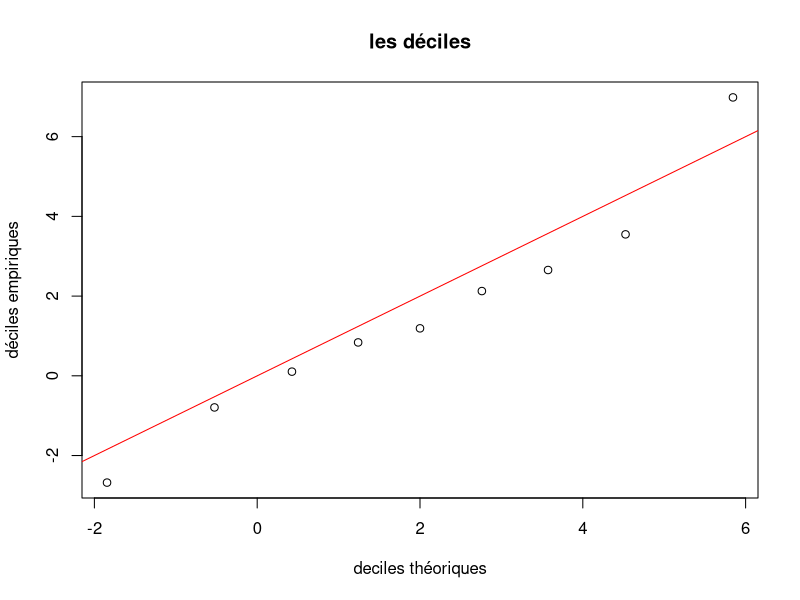
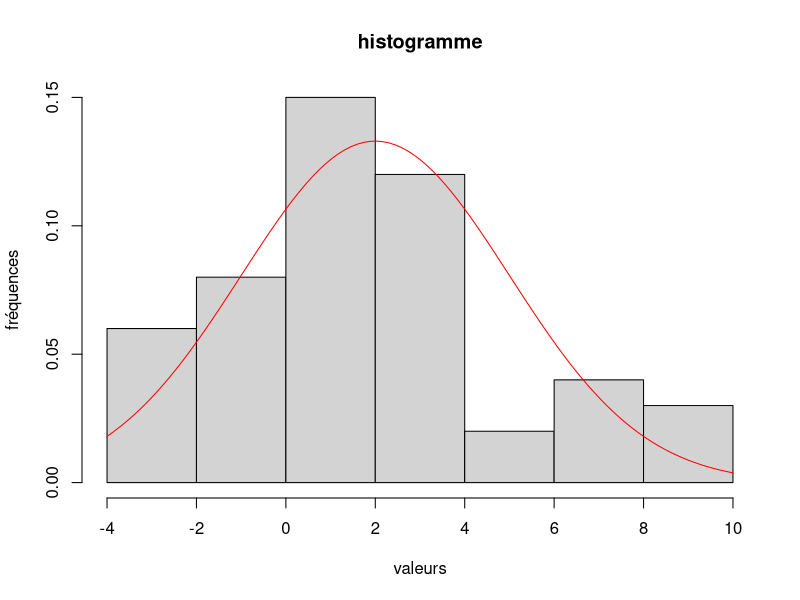
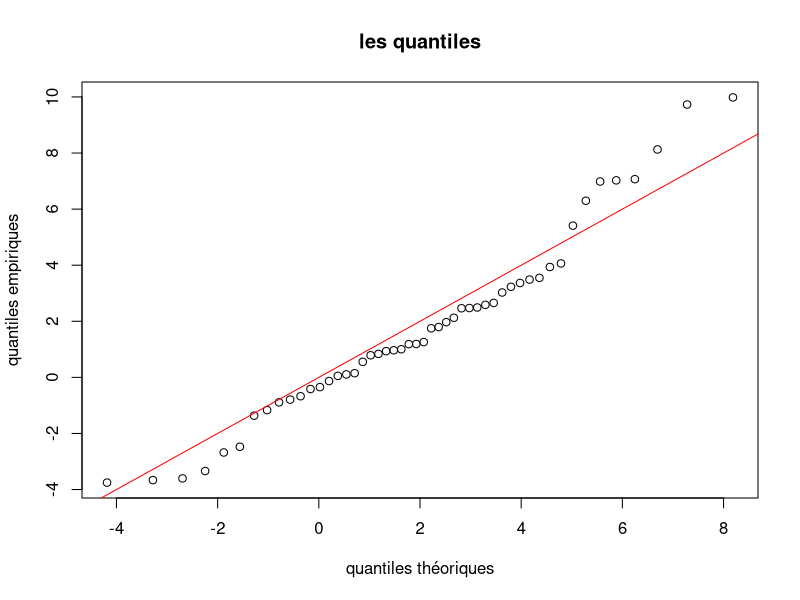
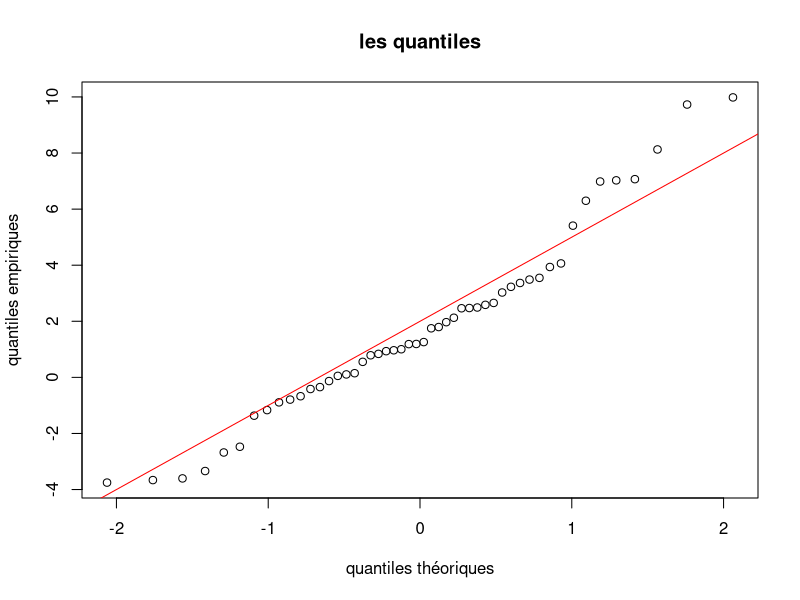

These figures' R source, in order:
# Dans cette partie X est une variable al ́eatoire de loi N (2, 4).

# Exercice 1 : quantiles empiriques ou th ́eoriques
# Le quantile empirique d’ordre α d’un  ́echantillon de n tirages ind ́ependants x1, x2, ..., xn de X est la
# valeur pour laquelle, la proportion des xi qui se trouvent inf ́erieurs ou  ́egaux `a cette valeur, vaut α. Le
# quantile th ́eorique d’ordre α appel ́e quantile (et calcul ́e par la fonction de quantile qnorm()) est la valeur
# telle que la probabilit ́e que X soit inf ́erieur ou  ́egal `a cette valeur, vaille α

# 1. Simuler un  ́echantillon de taille n = 50 de X et l’affecter `a x.

mu <- 2
sigma <- 3
n <- 50

x <- rnorm(n, mu, sigma)

# 2. Calculer les quantiles empiriques d’ordre 10%, 20%, ..., 90% de x (appel ́es aussi les d ́eciles empiriques
# car ils permettent de couper l’ ́echantillon en dix) `a l’aide de la fonction quantile() et en utilisant
# l’option type=1.

demp <- quantile(x, probs = seq(0.1, 0.9, 0.1), type = 1)

# 3. Calculer les quantiles th ́eoriques d’ordre 10%, 20%, ..., 90% de X `a l’aide de la fonction qnorm()

dtheo <- qnorm(seq(0.1, 0.9, 0.1), mu, sigma)

# 4. Faire un graphe des 9 points d’abscisses les d ́eciles et d’ordonn ́ees les d ́eciles empiriques. Ajouter
# la droite y = x. Commentaire

plot(dtheo, demp, main = "les déciles", xlab = "deciles théoriques", ylab = "déciles empiriques")
abline(0, 1, col = "red")

# 5. Faire un histogramme des observations tir ́ees et y superposer la densit ́e de la loi N (2, 4). Commen-
# taire.

hist(x, main = "histogramme", xlab = "valeurs", ylab = "fréquences", freq = FALSE)
curve(dnorm(x, mu, sigma), col = "red", add = TRUE)

# 6. Calculer les quantiles empiriques d’ordre 1/(n + 1), 2/(n + 1), ...., n/(n + 1) de x. Les comparer aux
# valeurs ordonn ́ees de l’ ́echantillon que l’on obtiendra avec la commande sort(x).

emp <- quantile(x, probs = seq(1 / (n + 1), n / (n + 1), 1 / (n + 1)), type = 1)
sort(x)

# 7. Calculer les quantiles th ́eoriques d’ordre 1/(n + 1), 2/(n + 1), ...., n/(n + 1) de X et tracer les points
# d’abscisses quantiles th ́eoriques et ordonn ́ees quantiles empiriques. Y ajouter la droite y = x.

theo <- qnorm(seq(1 / (n + 1), n / (n + 1), 1 / (n + 1)), mu, sigma)
plot(theo, emp, main = "les quantiles", xlab = "quantiles théoriques", ylab = "quantiles empiriques")
abline(0, 1, col = "red")

# 8. Reprendre les quantiles th ́eoriques d’ordre 1/(n + 1), 2/(n + 1), ...., n/(n + 1) de la variable normale
# centr ́ee r ́eduite U , calcul ́es dans la question 4 du premier exercice 1. Faire un plot() des valeurs
# ordonn ́ees de l’ ́echantillon selon les quantiles th ́eoriques d’ordre 1/(n + 1), 2/(n + 1), ...., n/(n + 1)
# de la variable normale centr ́ee r ́eduite U . Y ajouter la droite d’ ́equation y = σx + μ pour μ = 2 et
# σ = 2. Cette droite s’appelle droite de Henry et permet d’appr ́ecier la normalit ́e d’un  ́echantillon
# x1, ..., xn. Plus les points sont proches de la droite plus l’hypoth`ese de normalit ́e faite sur la variable
# qui a g ́en ́er ́e ces observations est correcte.

qtheoc <- qnorm(seq(1 / (n + 1), n / (n + 1), 1 / (n + 1)), 0, 1)
plot(qtheoc, sort(x), main = "les quantiles", xlab = "quantiles théoriques", ylab = "quantiles empiriques")
abline(mu, sigma, col = "red")
abline()
